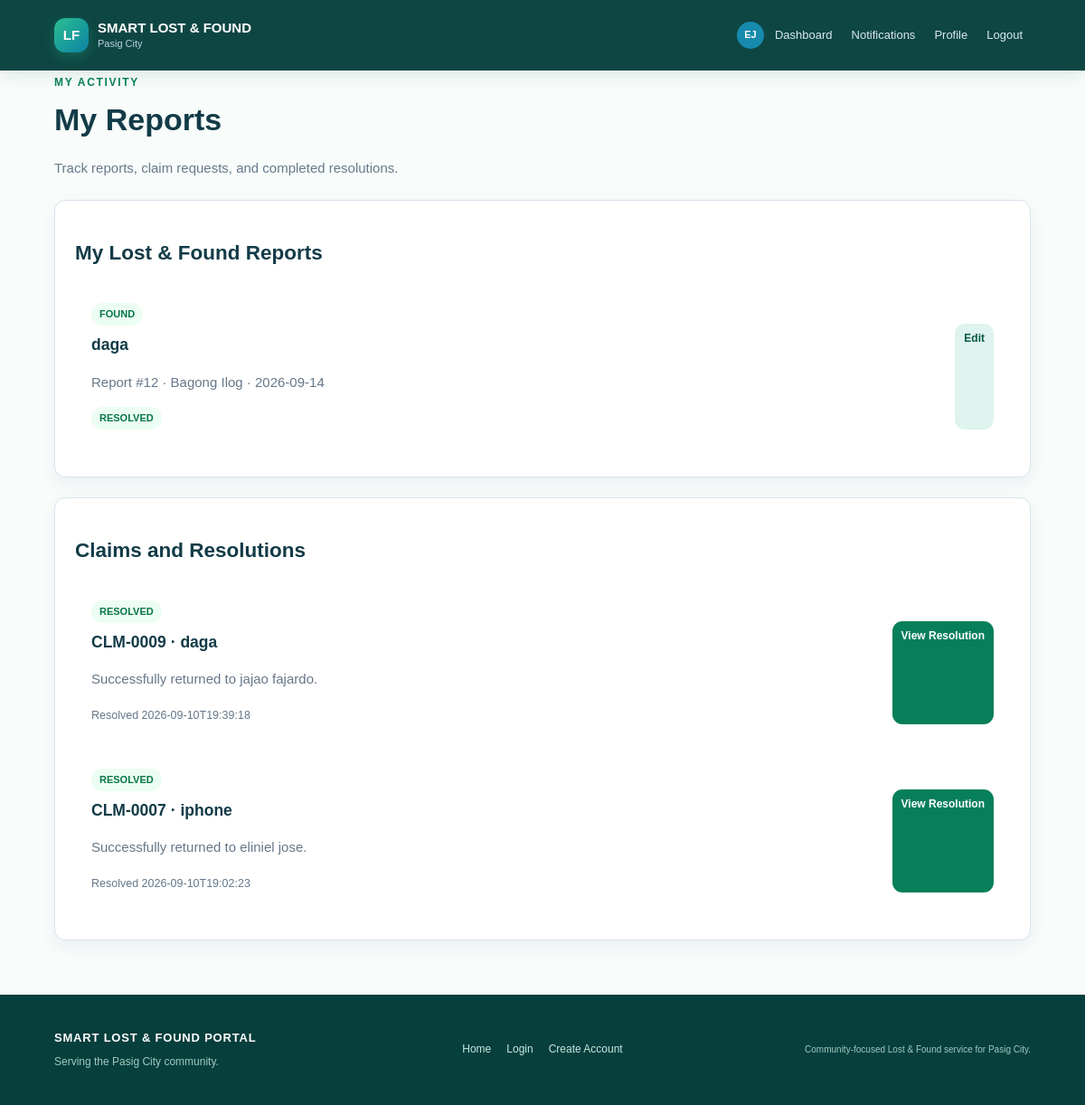
The app's page /my-reports (signed in) with its own data.
### tables this page shows
CREATE TABLE items (id INTEGER PRIMARY KEY AUTOINCREMENT, user_id INTEGER NOT NULL, item_type TEXT NOT NULL, item_name TEXT NOT NULL, category TEXT NOT NULL, location TEXT NOT NULL, item_date TEXT NOT NULL, item_time TEXT, color TEXT, description TEXT, status TEXT NOT NULL DEFAULT 'ACTIVE', created_at TEXT DEFAULT CURRENT_TIMESTAMP, additional_details TEXT, contact_info TEXT, image_filename TEXT, updated_at TEXT, specific_location TEXT, review_notes TEXT, FOREIGN KEY(user_id) REFERENCES users(id));

CREATE TABLE claims (id INTEGER PRIMARY KEY AUTOINCREMENT, item_id INTEGER NOT NULL, claimant_id INTEGER NOT NULL, proof TEXT, status TEXT NOT NULL DEFAULT 'PENDING', admin_notes TEXT, created_at TEXT DEFAULT CURRENT_TIMESTAMP, reviewed_at TEXT, reason TEXT, proof_filename TEXT, id_filename TEXT, updated_at TEXT, release_barangay TEXT, release_location TEXT, release_instructions TEXT, required_documents TEXT, coordination_contact TEXT, FOREIGN KEY(item_id) REFERENCES items(id), FOREIGN KEY(claimant_id) REFERENCES users(id));

CREATE TABLE users (id INTEGER PRIMARY KEY AUTOINCREMENT, username TEXT UNIQUE NOT NULL, email TEXT UNIQUE NOT NULL, password_hash TEXT NOT NULL, role TEXT NOT NULL DEFAULT 'STUDENT', full_name TEXT, student_id TEXT, security_question TEXT, security_answer_hash TEXT, account_status TEXT DEFAULT 'ACTIVE', created_at TEXT, profile_picture TEXT, theme_preference TEXT DEFAULT 'light');

### main.py (the view)
@app.route("/my-reports")
def my_reports():
    if (blocked := normal_user_required()):
        return blocked
    conn = get_connection()
    items = conn.execute("SELECT * FROM items WHERE user_id=? ORDER BY id DESC", (session["user_id"],)).fetchall()
    claims = conn.execute(
        "SELECT claims.*,items.item_name,items.user_id AS finder_id,claimant.full_name AS claimant_name,claimant.profile_picture AS claimant_picture "
        "FROM claims JOIN items ON items.id=claims.item_id JOIN users AS claimant ON claimant.id=claims.claimant_id "
        "WHERE claims.claimant_id=? OR items.user_id=? ORDER BY claims.id DESC",
        (session["user_id"], session["user_id"])
    ).fetchall()
    conn.close()
    return render_template("my_reports.html", items=items, claims=claims)

### database.py (called while the page is built)
def get_connection():
    conn = sqlite3.connect(DB_NAME)
    conn.row_factory = sqlite3.Row
    conn.execute("PRAGMA foreign_keys = ON")
    return conn

### main.py (called while the page is built)
def is_admin(user=None):
    return bool(user and str(user["role"]).upper() == "ADMIN")

def current_user():
    user_id = session.get("user_id")
    if not user_id:
        return None
    conn = get_connection()
    user = conn.execute("SELECT * FROM users WHERE id=?", (user_id,)).fetchone()
    conn.close()
    return user

def user_required(message="Please log in to continue."):
    if not session.get("user_id"):
        flash(message, "info")
        return redirect(url_for("login", next=request.path))
    return None

def normal_user_required(message="Please log in to continue."):
    blocked = user_required(message)
    if blocked:
        return blocked
    if is_admin(current_user()):
        abort(403)
    return None

def avatar_url(user):
    filename = user["profile_picture"] if user and "profile_picture" in user.keys() else None
    return url_for("static", filename=f"uploads/avatars/{filename}") if filename else None

def initials(user):
    name = (user["full_name"] if user and "full_name" in user.keys() else "") or "User"
    parts = [part for part in name.split() if part]
    return "".join(part[0] for part in parts[:2]).upper() or "U"

def claim_code(claim_id):
    return f"CLM-{claim_id:04d}"

@app.context_processor
def template_context():
    user = current_user()
    unread = 0
    if user:
        conn = get_connection()
        unread = conn.execute("SELECT COUNT(*) FROM notifications WHERE user_id=? AND is_read=0", (user["id"],)).fetchone()[0]
        conn.close()
    return {
        "current_user": user,
        "categories": CATEGORIES,
        "barangays": BARANGAYS,
        "all_barangays": ALL_BARANGAYS,
        "public_item_image": public_item_image,
        "avatar_url": avatar_url,
        "initials": initials,
        "unread_notifications": unread,
        "claim_code": claim_code,
        "theme": (user["theme_preference"] if user and user["theme_preference"] in ("light", "dark", "system") else "light") if user else "light"
    }

### templates/my_reports.html
{% extends "base.html" %}{% block title %}My Reports | Pasig City{% endblock %}{% block content %}<div class="page-head"><span class="eyebrow">MY ACTIVITY</span><h1>My Reports</h1><p class="muted">Track reports, claim requests, and completed resolutions.</p></div><section class="panel"><h2>My Lost & Found Reports</h2>{% if items %}<div class="report-list">{% for item in items %}<article class="report-row"><div><span class="badge {{ item['item_type']|lower }}">{{ item['item_type']|title }}</span><h3>{{ item['item_name'] }}</h3><p>Report #{{ item['id'] }} &middot; {{ item['location'] }} &middot; {{ item['item_date'] }}</p><span class="status status-{{ item['status']|lower|replace(' ','-') }}">{{ item['status']|title }}</span></div><div class="row-actions"><a class="btn small secondary" href="{{ url_for('edit_report',item_id=item['id']) }}">Edit</a>{% if item['status'] not in ['RESOLVED','REJECTED'] %}<a class="btn small secondary" href="{{ url_for('item_detail',item_id=item['id']) }}">View</a>{% endif %}</div></article>{% endfor %}</div>{% else %}<div class="empty">You have not submitted a report yet.</div>{% endif %}</section><section class="panel"><h2>Claims and Resolutions</h2>{% if claims %}<div class="report-list">{% for claim in claims %}<article class="report-row"><div><span class="status status-{{ claim['status']|lower|replace(' ','-') }}">{{ claim['status']|title }}</span><h3>{{ claim_code(claim['id']) }} &middot; {{ claim['item_name'] }}</h3>{% if claim['status']=='RESOLVED' %}<p>Successfully returned to {{ claim['claimant_name'] or 'the rightful owner' }}.</p><small>Resolved {{ claim['reviewed_at'] or claim['updated_at'] }}</small>{% else %}<p>{{ claim['reason'] or claim['proof'] }}</p><small>Submitted {{ claim['created_at'] }}</small>{% endif %}</div><div class="row-actions">{% if claim['status']=='RESOLVED' %}<a class="btn small primary" href="{{ url_for('claim_resolution',claim_id=claim['id']) }}">View Resolution</a>{% else %}<a class="btn small primary" href="{{ url_for('claim_conversation',claim_id=claim['id']) }}">Open Private Chat</a>{% endif %}</div></article>{% endfor %}</div>{% else %}<div class="empty">No claims or resolutions yet.</div>{% endif %}</section>{% endblock %}

### static/style.css (style rules this page uses)
* { box-sizing:border-box }
body { margin:0;background:#f5f7fa;color:#172033;font:15px/1.55 Arial,Helvetica,sans-serif }
.hero-actions,.form-actions,.row-actions { display:flex;flex-wrap:wrap;gap:10px;margin-top:24px }
.home-note,.primary-action,.feature-card,.action-card,.panel,.item-card,.admin-row { background:#fff;border:1px solid #d9e2ec;border-radius:12px;box-shadow:0 7px 20px rgba(16,42,67,.06) }
.page-head { margin-bottom:24px }
.page-head h1 { margin:5px 0;font-size:34px }
.eyebrow { color:#168aad;font-size:12px;font-weight:800;letter-spacing:1.3px }
.muted { color:#66788a }
.btn { display:inline-block;border:0;border-radius:8px;padding:11px 16px;text-decoration:none;cursor:pointer;font-weight:700;font-size:14px }
.btn.primary { background:#168aad;color:#fff }
.btn.secondary { background:#e8f1f5;color:#164e63 }
.btn.small { padding:7px 10px;font-size:12px }
.form small,small { color:#66788a }
.panel { padding:22px;margin-bottom:22px }
.badge,.status { display:inline-block;border-radius:999px;padding:4px 9px;font-size:11px;font-weight:800;text-transform:uppercase }
.badge.found { background:#ecfdf3;color:#067647 }
.status-resolved { color:#067647;background:#ecfdf3 }
.report-list,.admin-list { display:flex;flex-direction:column }
.report-row,.admin-row { display:flex;justify-content:space-between;gap:20px;padding:18px;margin:0 0 12px }
.report-row h3,.admin-row h3 { margin:8px 0 3px }
.report-row p,.admin-row p { color:#66788a }
.back-link,a { color:#168aad }

### static/home.css (style rules this page uses)
:root { --pasig-green: #087f5b; --pasig-green-dark: #075943; --pasig-blue: #087ea4; --pasig-ink: #123b47; --pasig-mist: #eef8f5; --pasig-line: #d8ebe5; }
body { background: #f8fcfb; color: var(--pasig-ink); }
.eyebrow { color: var(--pasig-green); letter-spacing: 1.7px; }
.btn { border-radius: 11px; padding: 13px 19px; transition: transform .2s ease, box-shadow .2s ease, background .2s ease; }
.btn.primary { background: var(--pasig-green); }
.btn.secondary { background: #dff3ef; color: var(--pasig-green-dark); }

### records on screen
items: item_type "FOUND", item_name "daga", id "12", location "Bagong Ilog", item_date "2026-09-14", status "RESOLVED"
claims: status "RESOLVED", id "CLM-0009", item_name "daga", full_name "jajao fajardo", reviewed_at "2026-09-10T19:39:18"
claims: status "RESOLVED", id "CLM-0007", item_name "iphone", full_name "eliniel jose", reviewed_at "2026-09-10T19:02:23"

### other values on screen
{{ initials(current_user) }} "EJ"
